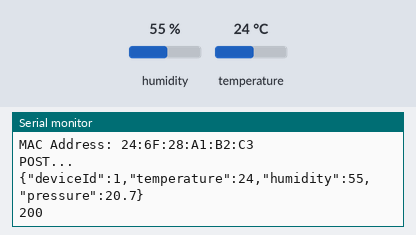
This program was run on a simulated ESP8266 (NodeMCU). On the bench: the last lines printed to the serial monitor. The inputs (shaded band) are chosen by the test bench; at power-on: humidity 55 %, temperature 24 °C. WiFi joins after 1.5 s; servers stay silent unless stated; uploads are accepted with an empty reply; random numbers use the default seed unless the program sets one.

Above: at 4.7 s.
4.8 s: humidity set to 22 %
12.4 s: temperature set to 12 °C
At 13.93 s:
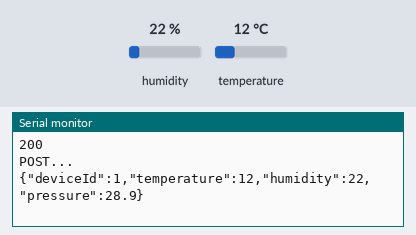
20.0 s: humidity set to 40 %
At 24.8 s:
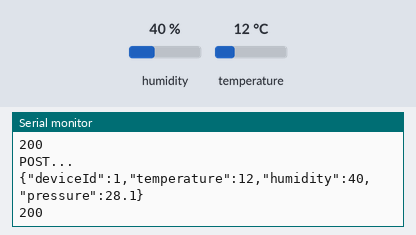

Measured:
- after the input at 12.4 s, the serial monitor: prints a new line after 1.4 s (image 1)
- after the input at 20.0 s, the serial monitor: prints a new line after 4.0 s (image 2)

The program:

main.cpp
```cpp
#include <Arduino.h>
#include <ESP8266WiFi.h>
#include <ESP8266HTTPClient.h>
#include <ArduinoJson.h>
#include <DHT.h>

#define DHTPIN D2
#define DHTTYPE DHT11
DHT dht(DHTPIN, DHTTYPE);

String wifissid = "Galaxy A7228F5";
String wifipass = "uspc9886i";
String postUrl = "http://192.168.22.231:4000/api/data/insert";

void connectToWifi();
void httpGET();
void httpPOST(float temperature, float humidity, float pressure);

void setup() {
  Serial.begin(9600); // Gunakan baud rate yang stabil
  connectToWifi();
  dht.begin();
  delay(2000);
}

void loop() {
  // Baca nilai dari sensor
 float temperature = dht.readTemperature();
 float humidity = dht.readHumidity();
 float pressure = ((rand() % 300) + 200) / 10.0;

  // Pastikan pembacaan sensor berhasil
  if (isnan(temperature) || isnan(humidity)) {
    Serial.println("Failed to read from DHT sensor!");
    return;
  }

  // Kirim data melalui POST
  httpPOST(temperature, humidity, pressure);

  // Tunggu sebelum membaca dan mengirim lagi
  delay(10000);
}

void httpPOST(float temperature, float humidity, float pressure) {
  Serial.println("POST...");
  HTTPClient http;
  String response;

  WiFiClient client;
  http.begin(client, postUrl);
  http.addHeader("Content-Type", "application/json");

  StaticJsonDocument<200> buff;
  String jsonParams;

  buff["deviceId"] = 1;
  buff["temperature"] = temperature;
  buff["humidity"] = humidity;
  buff["pressure"] = pressure;

  serializeJson(buff, jsonParams);
  Serial.println(jsonParams);

  int httpCode = http.POST(jsonParams);

  if (httpCode > 0) {
    response = http.getString();
    Serial.println(httpCode);
    Serial.println(response);
  } else {
    Serial.print("Error on sending POST: ");
    Serial.println(httpCode);
    Serial.println(http.errorToString(httpCode));
  }

  http.end(); // Hapus sumber daya
}

void httpGET() {
  String getUrl = "http://172.20.10.3:4000/api/data/alltime";
  HTTPClient http;
  String response;

  WiFiClient client;
  http.begin(client, getUrl); // Gunakan WiFiClient dan URL sebagai parameter
  http.addHeader("Content-Type", "application/json");

  int httpCode = http.GET(); // Lakukan request

  if (httpCode > 0) { // Cek kode yang dikembalikan
    response = http.getString();
    Serial.println(httpCode);
    Serial.println(response);
  } else {
    Serial.println("Error on HTTP request");
    Serial.println(httpCode); // Tambahkan ini untuk melihat kode error
  }

  http.end(); // Hapus sumber daya
}

void connectToWifi() {
  Serial.println("Connecting to WiFi...");

  WiFi.begin(wifissid, wifipass);
  int attempts = 0;
  while (WiFi.status() != WL_CONNECTED && attempts < 30) {
    Serial.print(".");
    delay(500);
    attempts++;
  }

  if (WiFi.status() == WL_CONNECTED) {
    Serial.println("WiFi Connected");
    Serial.print("IP Address: ");
    Serial.println(WiFi.localIP());
    Serial.print("MAC Address: ");
    Serial.println(WiFi.macAddress());
  } else {
    Serial.println("Failed to connect to WiFi");
  }
}
```
